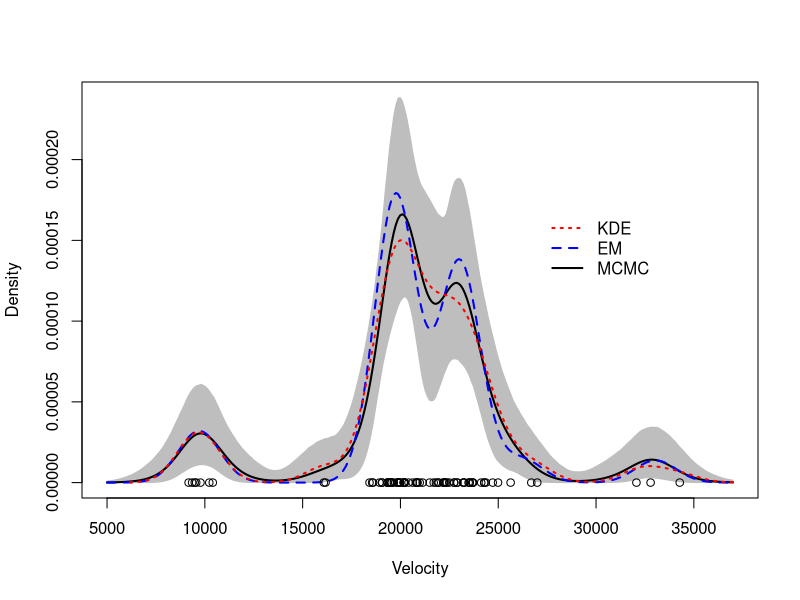
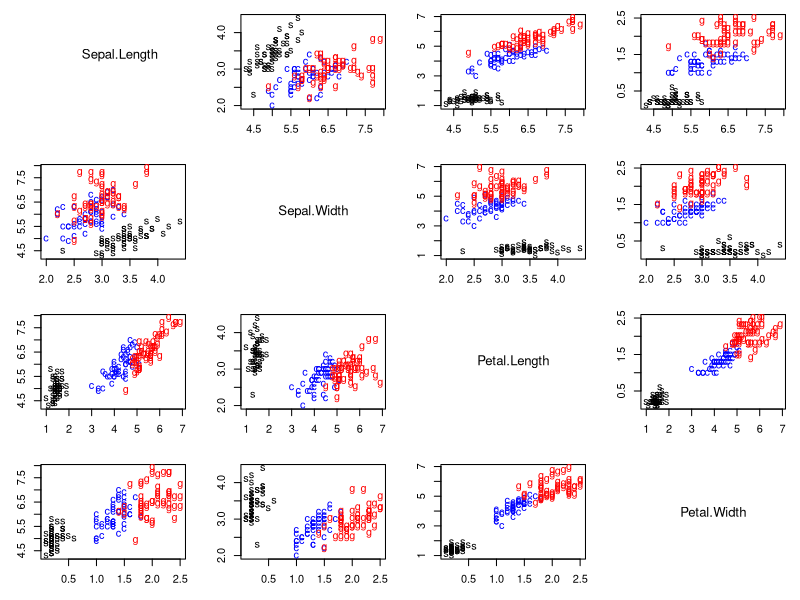
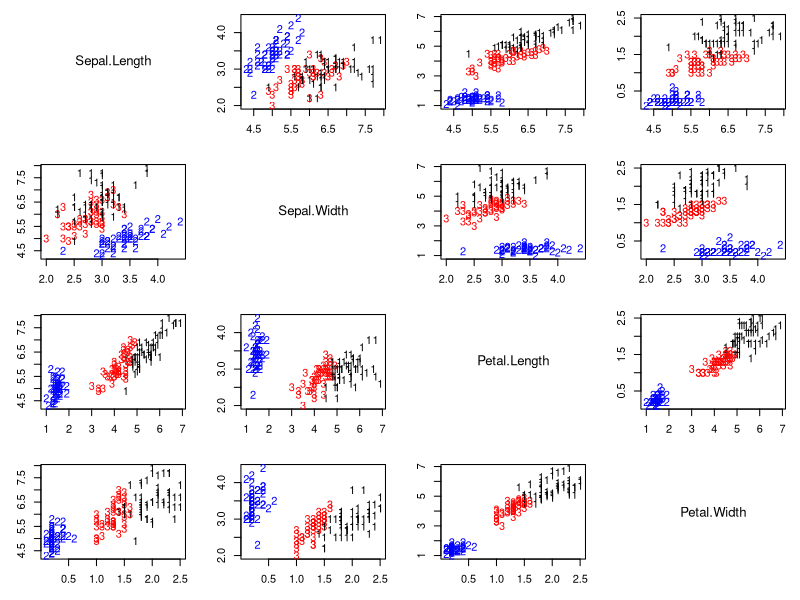
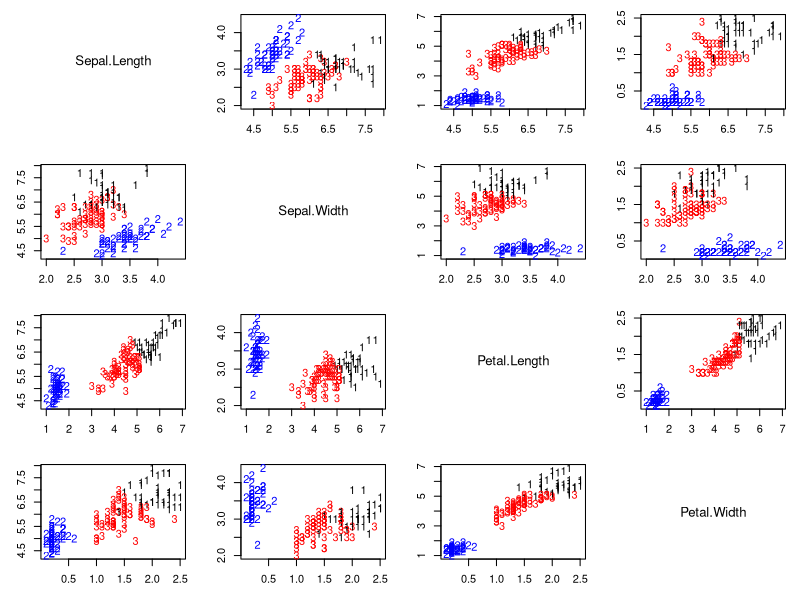
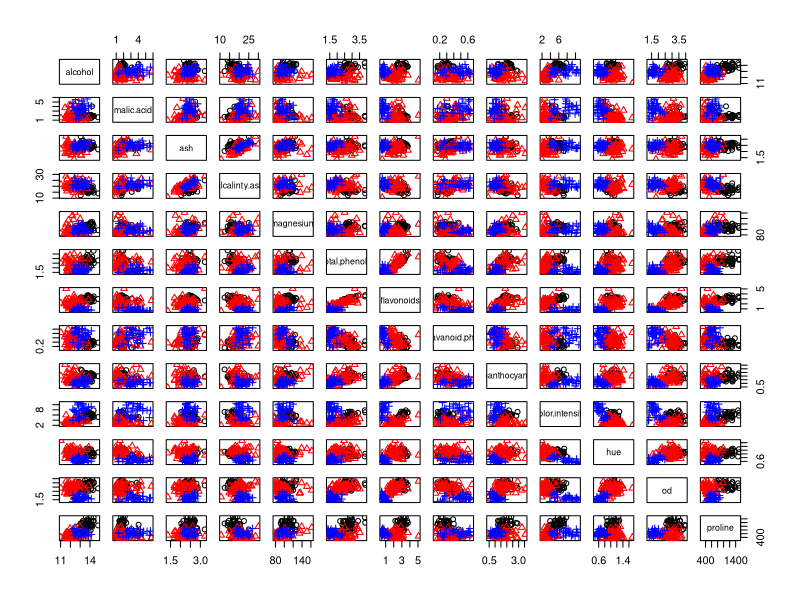

Here is the R script that generated these plots, in order:
## ---- chunk 1
## Using mixture models for density estimation in the galaxies dataset
## Compare kernel density estimation, and estimates from mixtures of KK=6 
## components obtained using both frequentist and Bayesian procedures
rm(list=ls())

### Loading data and setting up global variables
library(MASS)
library(MCMCpack)
data(galaxies)
KK = 6          # Based on the description of the dataset
x  = galaxies
n  = length(x)
set.seed(781209)


### First, compute the "Maximum Likelihood" density estimate associated with a location mixture of 6 Gaussian distributions using the EM algorithm
## Initialize the parameters
w     = rep(1,KK)/KK
mu    = rnorm(KK, mean(x), sd(x))
sigma = sd(x)/KK

epsilon = 0.000001
s       = 0
sw      = FALSE
KL      = -Inf
KL.out  = NULL

while(!sw){
  ## E step
  v = array(0, dim=c(n,KK))
  for(k in 1:KK){
    v[,k] = log(w[k]) + dnorm(x, mu[k], sigma,log=TRUE)  
  }
  for(i in 1:n){
    v[i,] = exp(v[i,] - max(v[i,]))/sum(exp(v[i,] - max(v[i,])))
  }
  
  ## M step
  # Weights
  w = apply(v,2,mean)
  mu = rep(0, KK)
  for(k in 1:KK){
    for(i in 1:n){
      mu[k]    = mu[k] + v[i,k]*x[i]
    }
    mu[k] = mu[k]/sum(v[,k])
  }
  # Standard deviations
  sigma = 0
  for(i in 1:n){
    for(k in 1:KK){
      sigma = sigma + v[i,k]*(x[i] - mu[k])^2
    }
  }
  sigma = sqrt(sigma/sum(v))
  
  ##Check convergence
  KLn = 0
  for(i in 1:n){
    for(k in 1:KK){
      KLn = KLn + v[i,k]*(log(w[k]) + dnorm(x[i], mu[k], sigma, log=TRUE))
    }
  }
  if(abs(KLn-KL)/abs(KLn)<epsilon){
    sw=TRUE
  }
  KL = KLn
  KL.out = c(KL.out, KL)
  s = s + 1
  print(paste(s, KLn))
}
xx  = seq(5000,37000,length=300)
nxx = length(xx)
density.EM = rep(0, nxx)
for(s in 1:nxx){
  for(k in 1:KK){
    density.EM[s] = density.EM[s] + w[k]*dnorm(xx[s], mu[k], sigma)
  }
}

### Get a "Bayesian" kernel density estimator based on the same location mixture of 6 normals
## Priors set up using an "empirical Bayes" approach
aa  = rep(1,KK)  
eta = mean(x)    
tau = sqrt(var(x))
dd  = 2
qq  = var(x)/KK

## Initialize the parameters
w     = rep(1,KK)/KK
mu    = rnorm(KK, mean(x), sd(x))
sigma = sd(x)/KK
cc    = sample(1:KK, n, replace=T, prob=w)

## Number of iterations of the sampler
rrr   = 12000
burn  = 2000

## Storing the samples
cc.out    = array(0, dim=c(rrr, n))
w.out     = array(0, dim=c(rrr, KK))
mu.out    = array(0, dim=c(rrr, KK))
sigma.out = rep(0, rrr)
logpost   = rep(0, rrr)


for(s in 1:rrr){
  # Sample the indicators
  for(i in 1:n){
    v = rep(0,KK)
    for(k in 1:KK){
      v[k] = log(w[k]) + dnorm(x[i], mu[k], sigma, log=TRUE)  #Compute the log of the weights
    }
    v = exp(v - max(v))/sum(exp(v - max(v)))
    cc[i] = sample(1:KK, 1, replace=TRUE, prob=v)
  }
  
  # Sample the weights
  w = as.vector(rdirichlet(1, aa + tabulate(cc, nbins=KK)))
  
  # Sample the means
  for(k in 1:KK){
    nk    = sum(cc==k)
    xsumk = sum(x[cc==k])
    tau2.hat = 1/(nk/sigma^2 + 1/tau^2)
    mu.hat  = tau2.hat*(xsumk/sigma^2 + eta/tau^2)
    mu[k]   = rnorm(1, mu.hat, sqrt(tau2.hat))
  }
  
  # Sample the variances
  dd.star = dd + n/2
  qq.star = qq + sum((x - mu[cc])^2)/2
  sigma = sqrt(1/rgamma(1, dd.star, qq.star))
  
  # Store samples
  cc.out[s,]   = cc
  w.out[s,]    = w
  mu.out[s,]   = mu
  sigma.out[s] = sigma
  for(i in 1:n){
    logpost[s] = logpost[s] + log(w[cc[i]]) + dnorm(x[i], mu[cc[i]], sigma, log=TRUE)
  }
  logpost[s] = logpost[s] + log(ddirichlet(w, aa))
  for(k in 1:KK){
    logpost[s] = logpost[s] + dnorm(mu[k], eta, tau, log=TRUE)
  }
  logpost[s] = logpost[s] + dgamma(1/sigma^2, dd, qq, log=TRUE) - 4*log(sigma)
  if(s/500==floor(s/500)){
    print(paste("s =",s))
  }
}

## Compute the samples of the density over a dense grid
density.mcmc = array(0, dim=c(rrr-burn,length(xx)))
for(s in 1:(rrr-burn)){
    for(k in 1:KK){
        density.mcmc[s,] = density.mcmc[s,] + w.out[s+burn,k]*dnorm(xx,mu.out[s+burn,k],sigma.out[s+burn])
    }
}
density.mcmc.m = apply(density.mcmc , 2, mean)

## Plot Bayesian estimate with pointwise credible bands along with kernel density estimate and frequentist point estimate
colscale = c("black", "blue", "red")
yy = density(x)
density.mcmc.lq = apply(density.mcmc, 2, quantile, 0.025)
density.mcmc.uq = apply(density.mcmc, 2, quantile, 0.975)
plot(xx, density.mcmc.m, type="n",ylim=c(0,max(density.mcmc.uq)),xlab="Velocity", ylab="Density")
polygon(c(xx,rev(xx)), c(density.mcmc.lq, rev(density.mcmc.uq)), col="grey", border="grey")
lines(xx, density.mcmc.m, col=colscale[1], lwd=2)
lines(xx, density.EM, col=colscale[2], lty=2, lwd=2)
lines(yy, col=colscale[3], lty=3, lwd=2)
points(x, rep(0,n))
legend(27000, 0.00017, c("KDE","EM","MCMC"), col=colscale[c(3,2,1)], lty=c(3,2,1), lwd=2, bty="n")

## ---- chunk 2
## Using mixture models for clustering in the iris dataset
## Compare k-means clustering and a location and scale mixture model with K normals

### Loading data and setting up global variables
rm(list=ls())
library(mclust)
library(mvtnorm)

### Defining a custom function to create pair plots
### This is an alternative to the R function pairs() that allows for 
### more flexibility. In particular, it allows us to use text to label 
### the points
pairs2 = function(x, col="black", pch=16, labels=NULL, names = colnames(x)){
  n = dim(x)[1]
  p = dim(x)[2]
  par(mfrow=c(p,p))
  for(k in 1:p){
    for(l in 1:p){
      if(k!=l){
        par(mar=c(3,3,1,1)+0.1)
        plot(x[,k], x[,l], type="n", xlab="", ylab="")
        if(is.null(labels)){
          points(x[,k], x[,l], pch=pch, col=col)
        }else{
          text(x[,k], x[,l], labels=labels, col=col)
        }
      }else{
        plot(seq(0,5), seq(0,5), type="n", xlab="", ylab="", axes=FALSE)
        text(2.5,2.5,names[k], cex=1.2)
      }
    }
  }
}

## Setup data
data(iris)
x       = as.matrix(iris[,-5])
n       = dim(x)[1]
p       = dim(x)[2]       # Number of features
KK      = 3
epsilon = 0.0000001
par(mfrow=c(1,1))
par(mar=c(4,4,1,1))
colscale = c("black","blue","red")
shortnam  = c("s","c","g")
pairs2(x, col=colscale[iris[,5]], labels=shortnam[as.numeric(iris[,5])])


# Initialize the parameters of the algorithm
set.seed(63252)
numruns = 15
v.sum   = array(0, dim=c(numruns, n, KK))
QQ.sum  = rep(0, numruns)

for(ss in 1:numruns){
  w   = rep(1,KK)/KK  #Assign equal weight to each component to start with
  mu  = rmvnorm(KK, apply(x,2,mean), 3*var(x))   #Cluster centers randomly spread over the support of the data
  Sigma      = array(0, dim=c(KK,p,p))  #Initial variances are assumed to be the same
  Sigma[1,,] = var(x)
  Sigma[2,,] = var(x)
  Sigma[3,,] = var(x)
  
  sw     = FALSE
  QQ     = -Inf
  QQ.out = NULL
  s      = 0
  
  while(!sw){
    ## E step
    v = array(0, dim=c(n,KK))
    for(k in 1:KK){  #Compute the log of the weights
      v[,k] = log(w[k]) + mvtnorm::dmvnorm(x, mu[k,], Sigma[k,,], log=TRUE) 
    }
    for(i in 1:n){
      v[i,] = exp(v[i,] - max(v[i,]))/sum(exp(v[i,] - max(v[i,])))  #Go from logs to actual weights in a numerically stable manner
    }
    
    ## M step
    w = apply(v,2,mean)
    mu = matrix(0, nrow=KK, ncol=p)
    for(k in 1:KK){
      for(i in 1:n){
        mu[k,]    = mu[k,] + v[i,k]*x[i,]
      }
      mu[k,] = mu[k,]/sum(v[,k])
    }
    Sigma = array(0,dim=c(KK, p, p))
    for(k in 1:KK){
      for(i in 1:n){
        Sigma[k,,] = Sigma[k,,] + v[i,k]*(x[i,] - mu[k,])%*%t(x[i,] - mu[k,])
      }
      Sigma[k,,] = Sigma[k,,]/sum(v[,k])
    }
    
    ##Check convergence
    QQn = 0
    for(i in 1:n){
      for(k in 1:KK){
        QQn = QQn + v[i,k]*(log(w[k]) + mvtnorm::dmvnorm(x[i,],mu[k,],Sigma[k,,],log=TRUE))
      }
    }
    if(abs(QQn-QQ)/abs(QQn)<epsilon){
      sw=TRUE
    }
    QQ = QQn
    QQ.out = c(QQ.out, QQ)
    s = s + 1
  }
  
  v.sum[ss,,] = v
  QQ.sum[ss]  = QQ.out[s]
  print(paste("ss =", ss))
}

## Cluster reconstruction under the mixture model
cc = apply(v.sum[which.max(QQ.sum),,], 1 ,which.max)
colscale = c("black","blue","red")
pairs2(x, col=colscale[cc], labels=cc)
ARImle = adjustedRandIndex(cc, as.numeric(iris[,5]))  # Higher values indicate larger agreement

## Cluster reconstruction under the K-means algorithm
irisCluster <- kmeans(x, 3, nstart = numruns)
colscale = c("black","blue","red")
pairs2(x, col=colscale[irisCluster$cluster], labels=irisCluster$cluster)
ARIkmeans = adjustedRandIndex(irisCluster$cluster, as.numeric(iris[,5]))
## ---- chunk 3
## Using mixture models for classification in the wine dataset
## Compare linear and quadratic discriminant analysis and a 
##   (semisupervised) location and scale mixture model with K normals
## Comparing only against the EM algorithm

# Semi-supervised, quadratic discriminat analysis 
### Loading data and setting up global variables
library(MASS)
library(mvtnorm)
wine.training = read.table("wine_training.txt", sep=",", header=TRUE)
wine.test = read.table("wine_test.txt", sep=",", header=TRUE)
n = dim(wine.training)[1]  # Size of the training set
m = dim(wine.test)[1]      # Size of the test set
x = rbind(as.matrix(wine.training[,-1]), as.matrix(wine.test[,-1]))   # Create dataset of observations, first n belong to the training set, and the rest belong to the test set
p       = dim(x)[2]              # Number of features
KK      = 3
epsilon = 0.00001

par(mfrow=c(1,1))
par(mar=c(2,2,2,2)+0.1)
colscale = c("black","red","blue")
pairs(wine.training[,-1], col=colscale[wine.training[,1]], pch=wine.training[,1])


# Initialize the parameters of the algorithm
set.seed(63252)
w   = rep(1,KK)/KK  #Assign equal weight to each component to start with
mu  = rmvnorm(KK, apply(x,2,mean), var(x))   #Cluster centers randomly spread over the support of the data
Sigma      = array(0, dim=c(KK,p,p))  #Initial variances are assumed to be the same
Sigma[1,,] = var(x)/KK  
Sigma[2,,] = var(x)/KK
Sigma[3,,] = var(x)/KK

sw     = FALSE
KL     = -Inf
KL.out = NULL
s      = 0

while(!sw){
  ## E step
  v = array(0, dim=c(n+m,KK))
  for(k in 1:KK){  #Compute the log of the weights
    v[1:n,k] = ifelse(wine.training[,1]==k,0,-Inf)  # Training set
    v[(n+1):(n+m),k] = log(w[k]) + mvtnorm::dmvnorm(x[(n+1):(n+m),], mu[k,], Sigma[k,,],log=TRUE)  # Test set
  }
  for(i in 1:(n+m)){
    v[i,] = exp(v[i,] - max(v[i,]))/sum(exp(v[i,] - max(v[i,])))  #Go from logs to actual weights in a numerically stable manner
  }
  
  ## M step
  w = apply(v,2,mean)
  mu = matrix(0, nrow=KK, ncol=p)
  for(k in 1:KK){
    for(i in 1:(n+m)){
      mu[k,]    = mu[k,] + v[i,k]*x[i,]
    }
    mu[k,] = mu[k,]/sum(v[,k])
  }
  Sigma = array(0,dim=c(KK,p,p))
  for(k in 1:KK){
    for(i in 1:(n+m)){
      Sigma[k,,] = Sigma[k,,] + v[i,k]*(x[i,] - mu[k,])%*%t(x[i,] - mu[k,])
    }
    Sigma[k,,] = Sigma[k,,]/sum(v[,k])
  }
  
  ##Check convergence
  KLn = 0
  for(i in 1:(n+m)){
    for(k in 1:KK){
      KLn = KLn + v[i,k]*(log(w[k]) + mvtnorm::dmvnorm(x[i,],mu[k,],Sigma[k,,],log=TRUE))
    }
  }
  if(abs(KLn-KL)/abs(KLn)<epsilon){
    sw=TRUE
  }
  KL = KLn
  KL.out = c(KL.out, KL)
  s = s + 1
  print(paste(s, KLn))
}

## Predicted labels
apply(v, 1, which.max)[(n+1):(n+m)]
## True labels
wine.test[,1]
## Comparison
apply(v, 1, which.max)[(n+1):(n+m)] == wine.test[,1]
sum(!(apply(v, 1, which.max)[(n+1):(n+m)] == wine.test[,1])) # One error

# Using the qda and lda functions in R
# qda
modqda = qda(grouping=wine.training[,1], x=wine.training[,-1], method="mle")
ccpredqda = predict(modqda,newdata=wine.test[,-1])
sum(!(ccpredqda$class == wine.test[,1])) # One error

# lda
modlda = lda(grouping=wine.training[,1], x=wine.training[,-1], method="mle")
ccpredlda = predict(modlda,newdata=wine.test[,-1])
sum(!(ccpredlda$class == wine.test[,1])) # No errors!!!
